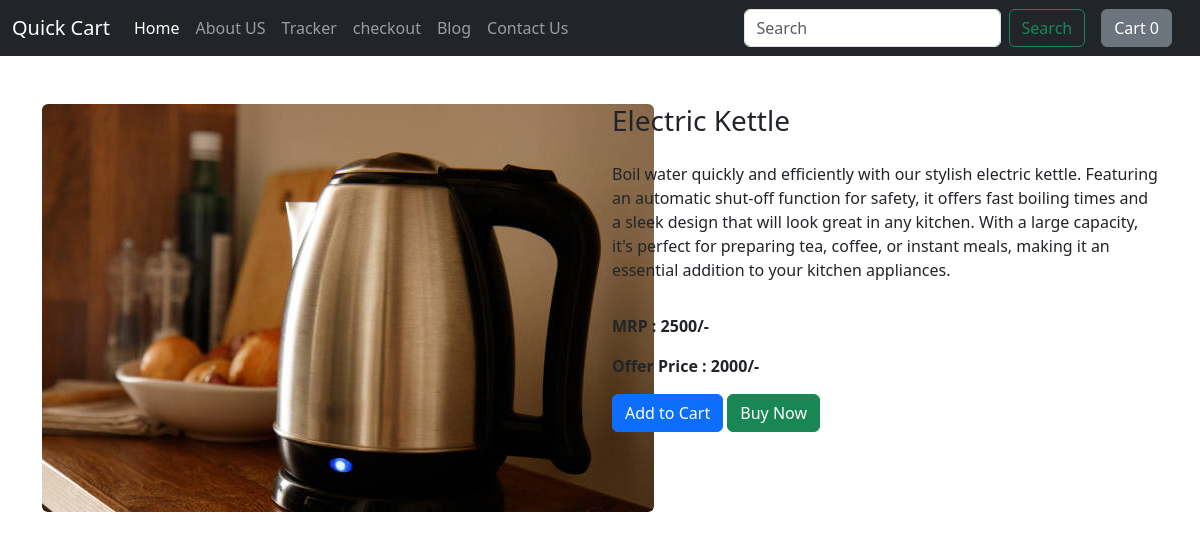
/shop/products/19, run on the app's committed database.
### shop/models.py (models this page shows, shortened)
class Product(models.Model):
    product_id = models.AutoField(primary_key=True)
    product_name = models.CharField(max_length=50)
    category = models.CharField(max_length=50, default='')
    subcategory = models.CharField(max_length=50, default='')
    price = models.IntegerField(default=0)
    discount_price = models.IntegerField(default=0)
    brand = models.CharField(max_length=50, default='')
    desc = models.TextField()
    pub_date = models.DateField()
    image = models.ImageField(upload_to='shop/images', default='')

### shop/views.py (the view)
# urls.py: path('products/<int:myid>', views.productView, name='ProductView'),
def productView(request, myid):
    product = Product.objects.filter(product_id = myid)
    return render(request, 'shop/productView.html', {'product' : product[0]})

### shop/templates/shop/productview.html (shortened to what this page needs)
{% extends 'shop/basic.html'%}
{% block body %}
<div class="container my-5">
  <div class="row">
    <div class="col-md-6">
      <img src="/media/{{product.image}}" alt="{{product.product_name}}" class="rounded">
    </div>
    <div class="col-md-6 d-flex flex-column gap-3">
      <h3 id="namepvpr{{product.product_id}}">{{product.product_name}}</h3>
      <p>{{product.desc}}</p>
      <strong>MRP : <span id="pricepvpr{{product.product_id}}">{{product.price}}</span>/-</strong>
      <strong>Offer Price : <span id="dpricepvpr{{product.product_id}}">{{product.discount_price}}</span>/-</strong>
      <div>
        <span id="spanpr{{product.product_id}}" class="spanpr">
          <button id="pr{{product.product_id}}" class="btn btn-primary cart">Add to Cart</button>
        </span>
        <a href="/shop/cart/"><button class="btn btn-success">Buy Now</button></a>
      </div>
    </div>
  </div>
</div>
{% endblock %}

### data on the page
Product: image (picture), product_name "Electric Kettle", desc "Boil water quickly and efficiently with our stylish electric kettle. Featuring an automatic shut-off function for safety, it offers fast boiling times and a sleek design that will look great in any kitchen. With a large capacity, it's perfect for preparing tea, coffee, or instant meals, making it an essential addition to your kitchen appliances.", price "2500", discount_price "2000"
